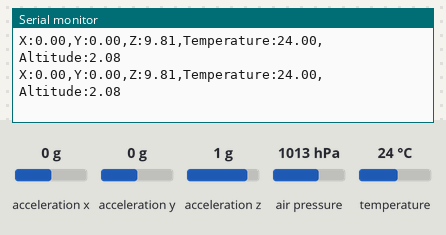
Bench run of a sketch on a simulated Arduino Uno, built with avr-gcc and run on an emulated ATmega328P. Parts: the last lines printed to the serial monitor. The test bench sets the inputs (shaded band); at power-on: acceleration x 0 g, acceleration y 0 g, acceleration z 1 g, air pressure 1013 hPa, temperature 24 °C.

Above: at 1.2 s.
1.3 s: acceleration x set to -1.4 g
At 1.49 s:
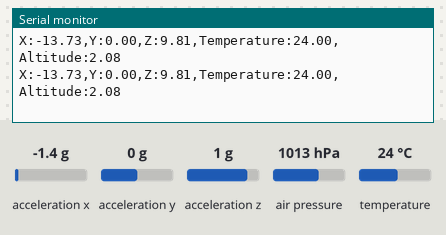
4.3 s: acceleration y set to -1.4 g
At 4.34 s:
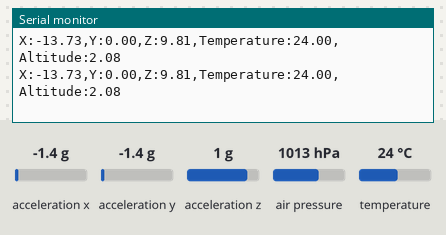
7.3 s: acceleration z set to -1.4 g
At 7.35 s:
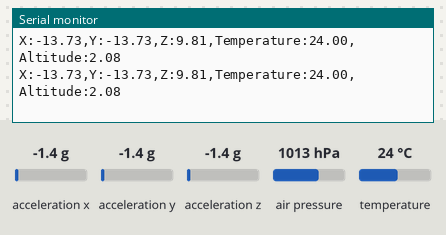
10.3 s: acceleration x set to 0 g
At 10.34 s:
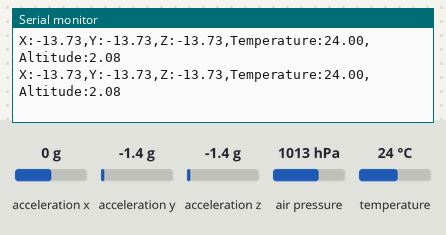
13.3 s: acceleration y set to -0.8 g
At 13.3 s:
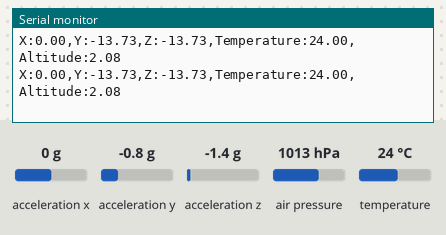
16.3 s: air pressure set to 952 hPa
At 16.39 s:
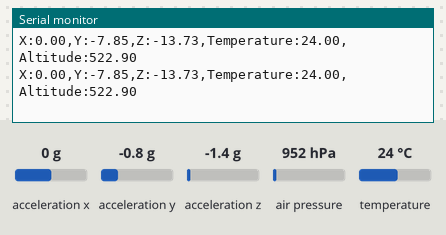
Timing chart, 0 to 19.3 s (numbered marks = the images above; inputs shaded):
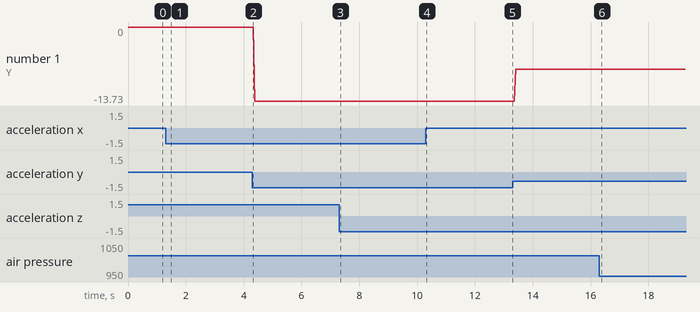

The sketch:

acc_bmp280.ino
```cpp
//ACCELOMETER 0x1D
//BMP 0x76

#include <Wire.h>
#include <Adafruit_MMA8451.h>
#include <Adafruit_BME280.h>
#include <Adafruit_Sensor.h>

#define SEALEVELPRESSURE_HPA (1013.25)


Adafruit_MMA8451 mma = Adafruit_MMA8451();
Adafruit_BME280 bme;

void setup(void) {
  Serial.begin(9600);

  if (! mma.begin()) {
    Serial.println("Couldnt start");
    while (1);
  }
  Serial.println("MMA8451 found!");

  mma.setRange(MMA8451_RANGE_2_G);

  unsigned status = bme.begin(BME280_ADDRESS_ALTERNATE);

  if (!status) {
    Serial.println("Could not find BME280 sensor, check wiring, address, sensor ID!");
    while (1) delay(10);
  }
}

void loop() {

  sensors_event_t event;
  mma.getEvent(&event);

  /* Display the results (acceleration is measured in m/s^2) */
  Serial.print("X:");
  Serial.print(event.acceleration.x);
  Serial.print(",");

  Serial.print("Y:");
  Serial.print(event.acceleration.y);
  Serial.print(",");

  Serial.print("Z:");
  Serial.print(event.acceleration.z);
  //Serial.println();

  Serial.print(",");

  Serial.print("Temperature:");
  Serial.print(bme.readTemperature());
  Serial.print(",");

  Serial.print("Altitude:");
  Serial.print(bme.readAltitude(SEALEVELPRESSURE_HPA));

  Serial.println();

  /*
  Serial.print("Temperature = ");
  Serial.print(bme.readTemperature());
  Serial.println(" °C");

  Serial.print("Approx. Altitude = ");
  Serial.print(bme.readAltitude(SEALEVELPRESSURE_HPA));
  Serial.println(" m");
  Serial.println();
  */


  //delay(2000);
}
```

Measured:
- after the input at 1.3 s, the serial monitor: prints a new line after 0.12 s (image 1)
- after the input at 16.3 s, the serial monitor: prints a new line at once (image 6)
- plotted number 1: -13.73 → -7.85 after the input at 13.3 s
